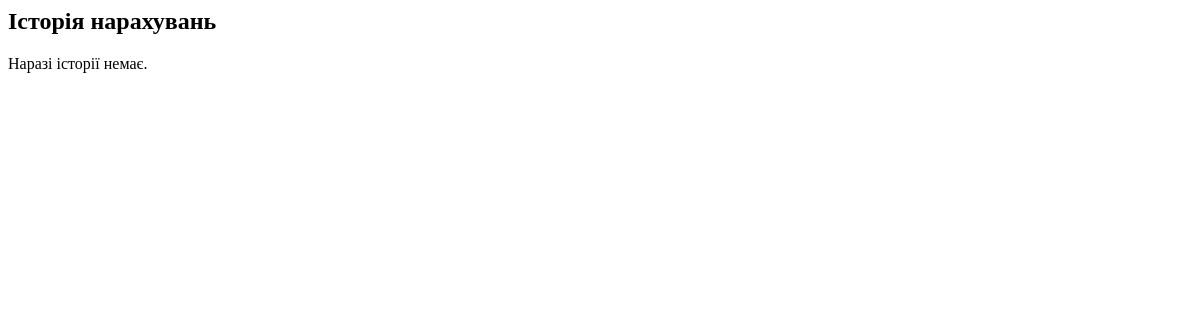
Page /rating/history/ (signed in) on the earlier database version.
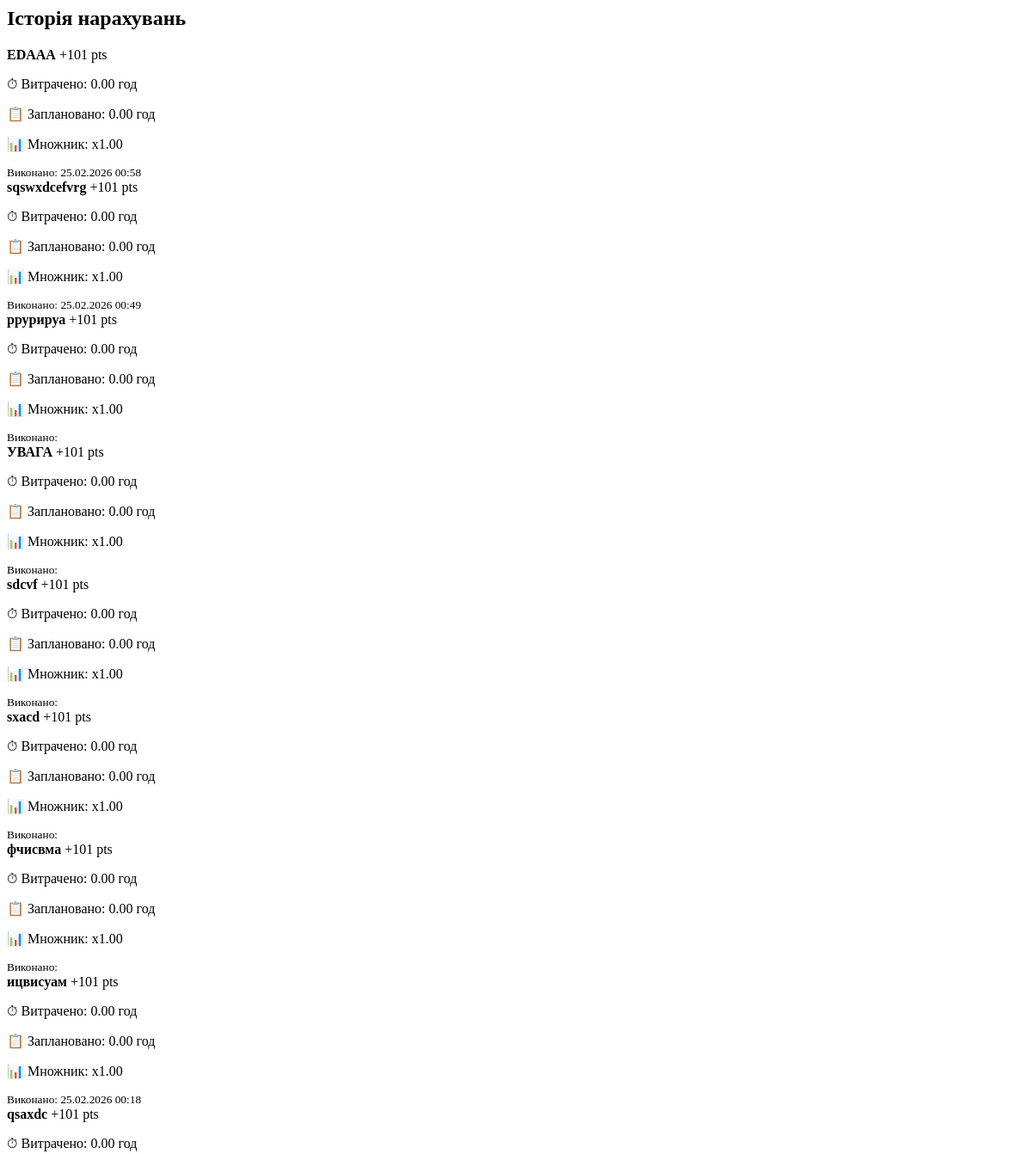
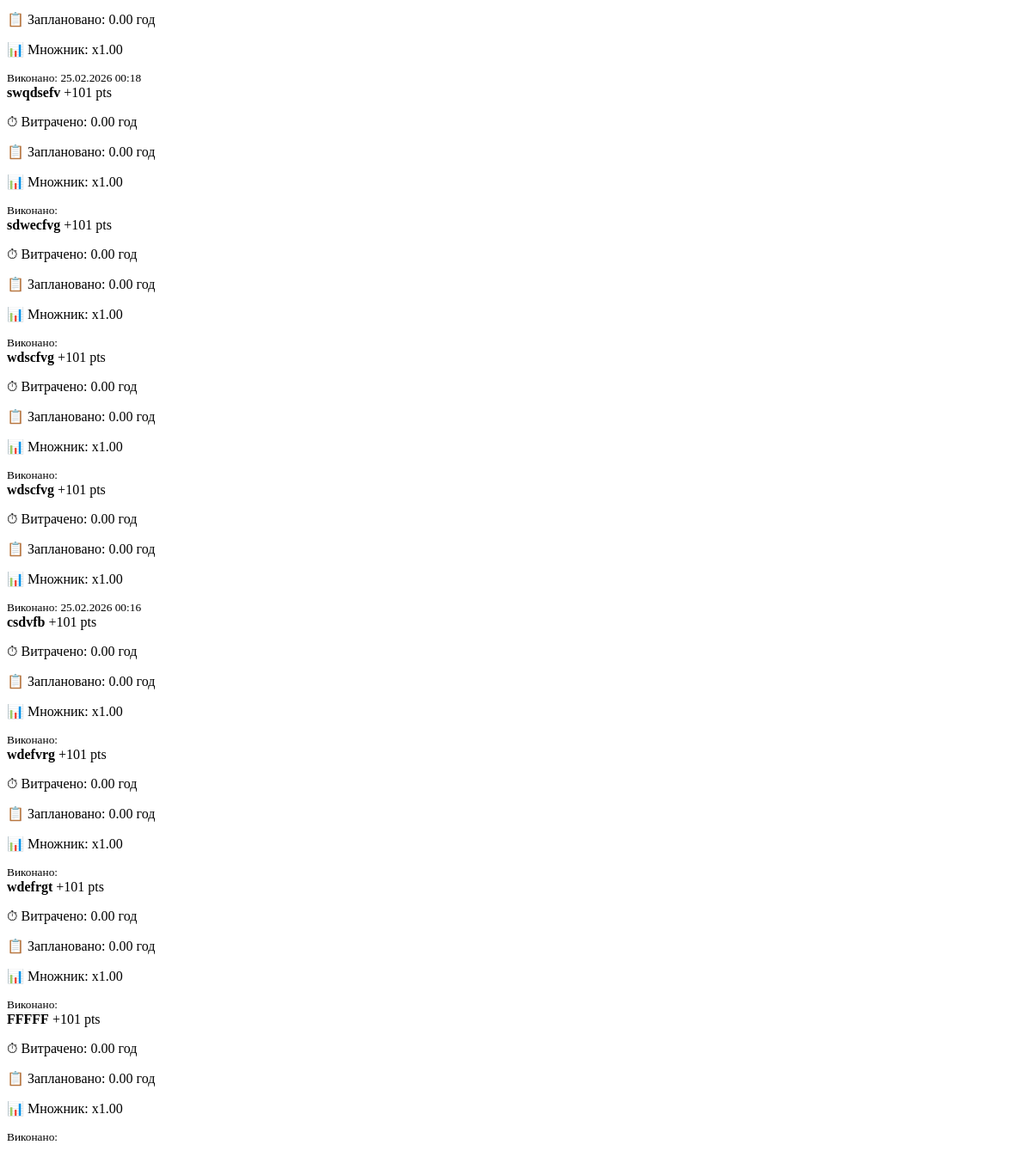
Same page on the later database version (2 pictures, top to bottom).
### rating/models.py (models this page shows, shortened)
class RatingHistory(models.Model):
    user = models.ForeignKey(User, on_delete=models.CASCADE)
    task = models.ForeignKey("tasks.Task", on_delete=models.CASCADE)
    earned_points = models.FloatField(default=0)
    multiplier = models.FloatField(default=1)
    time_spent_hours = models.FloatField(default=0)
    estimated_hours = models.FloatField(default=0)
    created_at = models.DateTimeField(auto_now_add=True)
    class Meta:
        unique_together = ("user", "task")

### tasks/models.py (models this page shows, shortened)
class Task(models.Model):
    user = models.ForeignKey(User, on_delete=models.CASCADE)
    title = models.CharField(max_length=255)
    category = models.ForeignKey(Category, null=True, blank=True, on_delete=models.SET_NULL)
    planned_date = models.DateField(null=True, blank=True)
    is_for_today = models.BooleanField(default=False)
    deadline_time = models.TimeField(default="16:00")
    estimated_hours = models.FloatField(default=1)
    is_completed = models.BooleanField(default=False)
    order = models.IntegerField(default=0)
    created_at = models.DateTimeField(auto_now_add=True)
    completed_at = models.DateTimeField(null=True, blank=True)

### rating/views.py (the view)
# urls.py: path("history/", views.rating_history, name="history"),
@login_required
def rating_history(request):
    history = RatingHistory.objects.filter(
        user=request.user
    ).select_related("task").order_by("-created_at")
    return render(request, "rating/history.html", {
        "history": history
    })

### rating/templates/rating/history.html (shortened to what this page needs)
<h2>Історія нарахувань</h2>
{% for record in history %}
<div class="rating-history-card">
    <div class="history-header">
        <strong>{{ record.task.title }}</strong>
        <span class="points">
            +{{ record.earned_points|floatformat:0 }} pts
        </span>
    </div>
    <div class="history-details">
        <p>
            ⏱ Витрачено:
            {{ record.time_spent_hours|floatformat:2 }} год
        </p>
        <p>
            📋 Заплановано:
            {{ record.estimated_hours|floatformat:2 }} год
        </p>
        <p>
            📊 Множник:
            x{{ record.multiplier|floatformat:2 }}
        </p>
        <small>
            Виконано: {{ record.task.completed_at|date:"d.m.Y H:i" }}
        </small>
    </div>
</div>
{% empty %}
<p>Наразі історії немає.</p>
{% endfor %}

Differences in the rows shown:
added RatingHistory: task "EDAAA", earned_points "101", time_spent_hours "0.00", estimated_hours "0.00", multiplier "1.00", task.completed_at "25.02.2026 00:58"
added RatingHistory: task "sqswxdcefvrg", earned_points "101", time_spent_hours "0.00", estimated_hours "0.00", multiplier "1.00", task.completed_at "25.02.2026 00:49"
added RatingHistory: task "ррурируа", earned_points "101", time_spent_hours "0.00", estimated_hours "0.00", multiplier "1.00"
added RatingHistory: task "УВАГА", earned_points "101", time_spent_hours "0.00", estimated_hours "0.00", multiplier "1.00"
added RatingHistory: task "sdcvf", earned_points "101", time_spent_hours "0.00", estimated_hours "0.00", multiplier "1.00"
added RatingHistory: task "sxacd", earned_points "101", time_spent_hours "0.00", estimated_hours "0.00", multiplier "1.00"
added RatingHistory: task "фчисвма", earned_points "101", time_spent_hours "0.00", estimated_hours "0.00", multiplier "1.00"
added RatingHistory: task "ицвисуам", earned_points "101", time_spent_hours "0.00", estimated_hours "0.00", multiplier "1.00", task.completed_at "25.02.2026 00:18"
added RatingHistory: task "qsaxdc", earned_points "101", time_spent_hours "0.00", estimated_hours "0.00", multiplier "1.00", task.completed_at "25.02.2026 00:18"
added RatingHistory: task "swqdsefv", earned_points "101", time_spent_hours "0.00", estimated_hours "0.00", multiplier "1.00"
added RatingHistory: task "sdwecfvg", earned_points "101", time_spent_hours "0.00", estimated_hours "0.00", multiplier "1.00"
added RatingHistory: task "wdscfvg", earned_points "101", time_spent_hours "0.00", estimated_hours "0.00", multiplier "1.00"
added RatingHistory: task "wdscfvg", earned_points "101", time_spent_hours "0.00", estimated_hours "0.00", multiplier "1.00", task.completed_at "25.02.2026 00:16"
added RatingHistory: task "csdvfb", earned_points "101", time_spent_hours "0.00", estimated_hours "0.00", multiplier "1.00"
added RatingHistory: task "wdefvrg", earned_points "101", time_spent_hours "0.00", estimated_hours "0.00", multiplier "1.00"
added RatingHistory: task "wdefrgt", earned_points "101", time_spent_hours "0.00", estimated_hours "0.00", multiplier "1.00"
added RatingHistory: task "FFFFF", earned_points "101", time_spent_hours "0.00", estimated_hours "0.00", multiplier "1.00"
Other differences:
text no longer shown: "Наразі історії немає."
